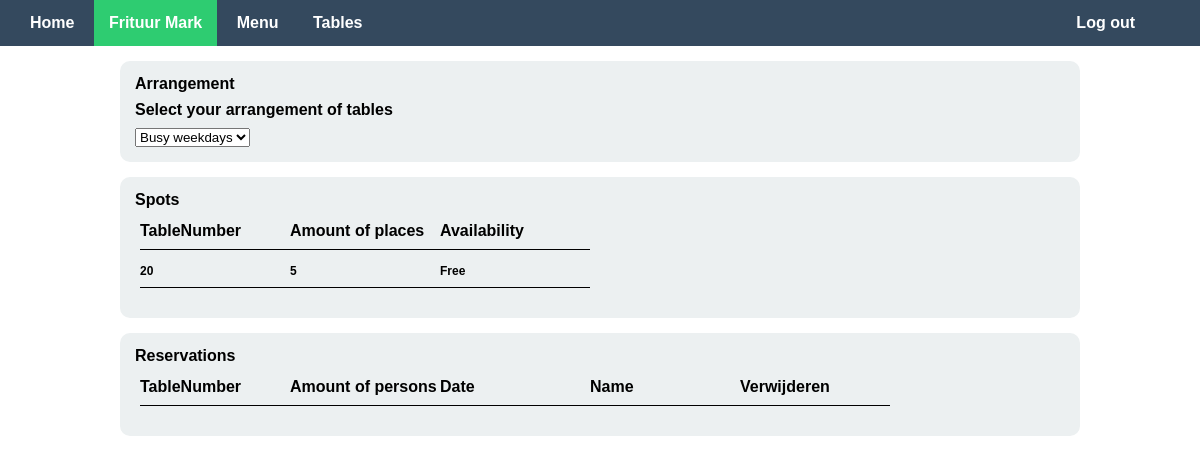
Screenshot of /Restaurant.php?id=4 (signed in) with the database file from the repository.
### tables this page shows
CREATE TABLE `restaurants` (
  `ID_Restaurant` int(11) NOT NULL AUTO_INCREMENT,
  `Name` varchar(255) NOT NULL,
  `Discription` varchar(255) NOT NULL,
  `Categorie` varchar(255) NOT NULL,
  `FK_Keeper_ID` int(11) NOT NULL,
  PRIMARY KEY (`ID_Restaurant`)
);

CREATE TABLE `tablesspots` (
  `ID_Table` int(11) NOT NULL AUTO_INCREMENT,
  `Status` int(1) NOT NULL,
  `Time` time NOT NULL,
  `Date` date NOT NULL,
  `Place` int(255) NOT NULL,
  `FK_Placing_ID` int(11) NOT NULL,
  PRIMARY KEY (`ID_Table`),
  KEY `FK_Placing_ID` (`FK_Placing_ID`)
);

### classes/Restaurant.class.php (called while the page is built, shortened)
<?php
	include_once("Db.class.php");
	class Restaurant{
		private $m_iSelectedId;
		public function __set($p_sProperty, $p_vValue)
		{
			switch ($p_sProperty)
			{
				case "SelectedId":
				$this->m_iSelectedId = $p_vValue;
				break;
			}
		}
		public function __get($p_sProperty)
		{
			switch ($p_sProperty) {
				case "SelectedId":
				return $this->m_iSelectedId;
				break;
			}
		}
		public function GetTitle()
		{
			$db = new Db();
			$sql = "Select Name from restaurants where ID_Restaurant = '" . $db->conn->real_escape_string($this->m_iSelectedId) . "' ";
    		$res = $db->conn->query($sql);
    		$row = mysqli_fetch_array($res);
			return $title = $row[0];
		}
	}
 ?>

### classes/Db.class.php (called while the page is built, shortened)
<?php
	class Db
	{
		private $m_sHost = "localhost";
		private $m_sUser = "root";
		private $m_sPassword = "test";
		private $m_sDatabase = "TableSpot";
		public function __construct()
		{
			$this->conn = new mysqli($this->m_sHost, $this->m_sUser, $this->m_sPassword, $this->m_sDatabase);
		}
	}
?>

### classes/Placing.class.php (called while the page is built, shortened)
<?php
	include_once('Db.class.php');
	class Placing
	{
		public function GetPlace($FK_Restaurant_id)
		{
			$db = new Db();
			$sql = "SELECT * FROM placing WHERE FK_Restaurant_id = '" . $db->conn->real_escape_string($FK_Restaurant_id)."' AND Actif = 1;";
			$select = $db->conn->query($sql);
			$numberofRows = $select->num_rows;
			if($numberofRows == 1)
			{
				while ($oneSelect = $select->fetch_assoc())
				{
					return $oneSelect;
				}
			} else {
				throw new Exception("Didn't found a table");
			}
		}
		public function GetAllRestaurant($FK_Restaurant_id)
		{
			$db = new Db();
			$sql = "SELECT * FROM placing WHERE FK_Restaurant_id = '" . $db->conn->real_escape_string($FK_Restaurant_id)."';";
			$select = $db ->conn->query($sql);
			return $select;
		}
	}
?>

### classes/Tablespot.class.php (called while the page is built, shortened)
<?php
	include_once('Db.class.php');
	class Tablespot
	{
		public function GetTablePlace($FK_Placing_ID)
		{
			$db = new Db();
			$sql = "SELECT * FROM tablesspots WHERE FK_Placing_ID = '".$db->conn->real_escape_string($FK_Placing_ID)."'";
			$select = $db->conn->query($sql);
			return $select;
		}
	}
?>

### Restaurant.php (the view, shortened to what this page needs)
<?php
	if(isset($_SESSION['email']))
	{
		try
		{
			include_once("classes/Restaurant.class.php");
			include_once("classes/Tablespot.class.php");
			$restaurant = new Restaurant();
			$restaurant->SelectedId = $_GET['id'];
		} catch (Exception $e)
		{
			$error = $e->getMessage();
		}
	} else {
		header("Location: index.php");
	}
?><!doctype html>
<html lang="en">
<head>
	<link rel="stylesheet" type="text/css" href="css/reset.css">
	<link href="css/Tablespot.css" rel="stylesheet">
</head>
<body>
	<div id="restauranthouder">
		<?php
include_once("include/navincludeHouder.php");
?>
<div id="container">
<div class="list_1">
	<h1>Arrangement</h1>
	<h2>Select your arrangement of tables</h2>
	<select name="place" id="place">
		<?php
		try{
			include_once('classes/Placing.class.php');
			$placing = new Placing();
			$activePlacing = $placing->GetPlace($_SESSION['restaurant']);
			$allPlacing = $placing->GetAllRestaurant($_SESSION['restaurant']);
			while ($onePlacing = $allPlacing->fetch_assoc())
			{
				if ($onePlacing['ID_Placing'] === $activePlacing['ID_Placing'])
				{
					echo "<option value='" . $onePlacing['ID_Placing'] . "' selected>" . $onePlacing['Name'] . "</option>";
				} else {
					echo "<option value='" . $onePlacing['ID_Placing'] . "'>" . $onePlacing['Name'] . "</option>";
				}
			}
		} catch (Exception $e)
		{
			$error = $e->getMessage();
		}
		?>
	</select>
</div>
	<div class="list_1">
		<h1>Spots</h1>
	<div class="divTable">
		<div class="headRow">
			<div class="divCell">TableNumber</div>
			<div class="divCell">Amount of places</div>
			<div class="divCell">Availability</div>
		</div>
		<?php
		try{
			if ($_SESSION['rol'] == "restaurant_keeper")
			{
				$RestaurantId = $restaurant->SelectedId;
				include_once('classes/Placing.class.php');
				$placing = new Placing();
				$onePlacing = $placing->GetPlace($RestaurantId);
				include_once('classes/Tablespot.class.php');
				$tablespot = new Tablespot();
				$selectTablespot = $tablespot->GetTablePlace($onePlacing['ID_Placing']);
				while ($freespots = $selectTablespot->fetch_assoc())
				{
					echo "<div id='listitem_". $freespots["ID_Table"] ."' class='divRow'>";
					echo "<div class='divCell'>". $freespots["ID_Table"] ."</div>";
					echo "<div class='divCell'>". $freespots["Place"] ."</div>";
					if ($freespots['Status'] == 0)
					{
						echo "<div class='divCell'>" . "Free" ."</div>";
					} else {
						echo "<div class='divCell'>" . "Reserved" ."</div>";
					}
					echo "</div>";
				}
			}
		} catch (Exception $e)
		{
			$error = $e->getMessage();
		}
		?>
	</div>
	</div>
	<div class="list_1">
		<h1>Reservations</h1>
			<div class="divTable">
					<div class="headRow">
				<div class="divCell">TableNumber</div>
				<div class="divCell">Amount of persons</div>
				<div class="divCell">Date</div>
				<div class="divCell">Name</div>
				<div class="divCell">Verwijderen</div>
			</div>
		</div>
	</div>
</div>
</div>
</body>
</html>

### include/navincludeHouder.php
<nav>
	<li <?php echo (basename($_SERVER['SCRIPT_FILENAME'])=='Home.php'? ' class="active' : '');?>><a href="Home.php">Home</a></li>
	<li <?php echo (basename($_SERVER['SCRIPT_FILENAME'])=='Restaurant.php'? ' class="active"' : '');?>>
		<?php echo "<a href='Restaurant.php?id=" . $_GET['id']. "'>";
			  echo $restaurant->GetTitle() . "</a></li>"; ?>
	<li <?php echo (basename($_SERVER['SCRIPT_FILENAME'])=='Menu.php'? ' class="active"' : '');?>>
		<?php echo "<a href='Menu.php?id=" . $_GET['id']. "'>Menu</a></li>"; ?>
	<li <?php echo (basename($_SERVER['SCRIPT_FILENAME'])=='Tables.php'? ' class="active"' : '');?>>
		<?php echo "<a href='Tables.php?id=" . $_GET['id']. "'>Tables</a></li>"; ?>
	<li><a href="Logout.php" id="logout">Log out</a></li>
</nav>

### css/Tablespot.css (style rules this page uses)
body { background-color: #fff; }
#container { position: relative; margin: auto; width: 990px; height: auto; }
.divTable { display:table; width:auto; border-spacing:5px; }
.divRow { display:table-row; width:auto; clear:both; font-family: ‘Trebuchet MS’, Helvetica, sans-serif; font-weight: normal; font-size: 75%; margin-bottom: 10px; }
.divCell { float:left; display:table-column; width:150px; font-family: ‘Trebuchet MS’, Helvetica, sans-serif; font-weight: bold; font-size: 100%; margin-bottom: 10px; padding-bottom: 10px; border-bottom: 1px solid; }
.list_1 { padding: 15px; margin: 15px; background-color: #ECF0F1; -webkit-border-radius: 10px; -moz-border-radius: 10px; border-radius: 10px; }
.list_1 h1 { font-family: ‘Trebuchet MS’, Helvetica, sans-serif; font-weight: bold; font-size: 100%; margin-bottom: 10px; }
.list_1 h2 { font-family: ‘Trebuchet MS’, Helvetica, sans-serif; font-weight: bold; font-size: 100%; margin-bottom: 10px; }
nav { background-color: #34495E; padding: 15px; color:#ffffff; font-size: 100%; font-family: ‘Trebuchet MS’, Helvetica, sans-serif; font-weight: bold; }
nav li { display: inline; padding: 15px; }
nav li a { color: #ffffff; text-decoration: none; }
.active { color: #ffffff; background-color: #2ECC71; }
#logout { color: #ffffff; margin-top: -35px; margin-right: 50px; float: right; }
nav li #logout { color: #ffffff; margin-top: 0px; margin-right: 50px; float: right; }

### rows the page displays
restaurants: Name "Frituur Mark"
tablesspots: ID_Table "20", Place "5", Status "Free"

### other values shown
form field place "Busy weekdays"
